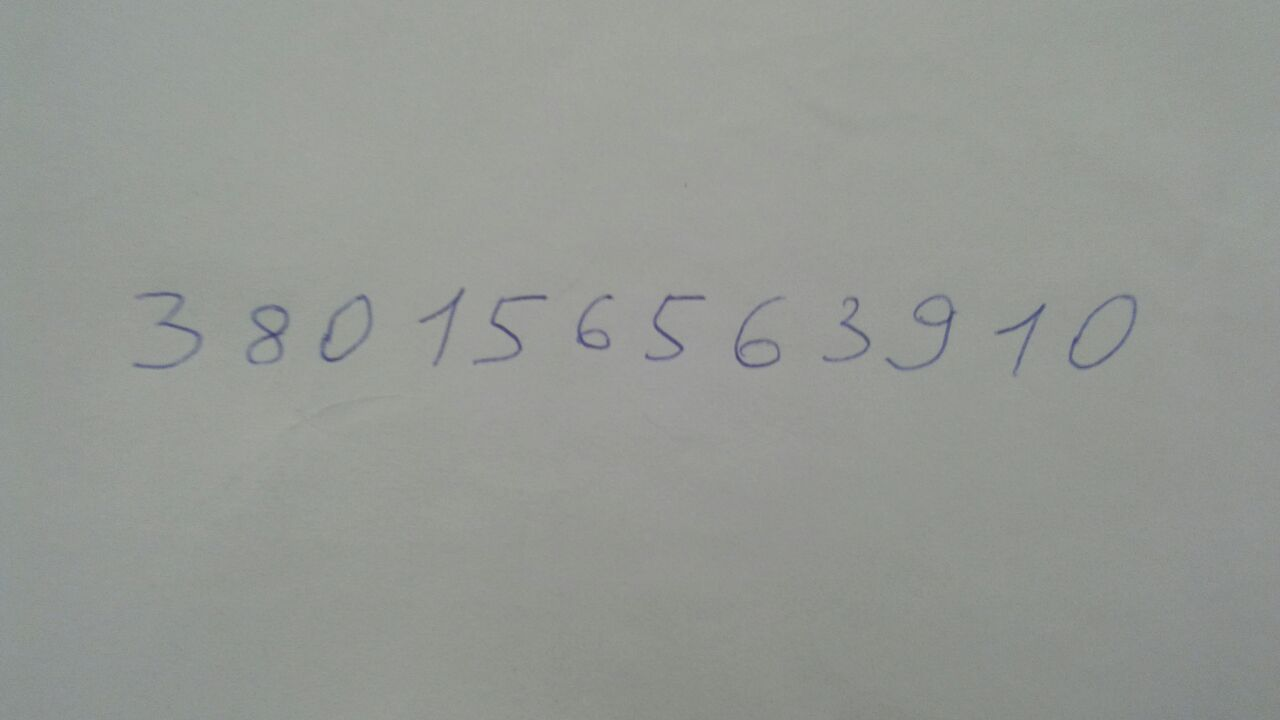
#> input picture Lab_8/image.jpg, 1280 x 720 px
$ python -i test.py   (imports and definitions only)   (older library calls are emulated)
#> lines starting #> are read from the running program, lines starting #| are printed output that depends on the picture; after the words box and inside, x2 and y2 are one past the last pixel; in counts of white or black regions, pixels touching at a corner belong together
#coding:utf-8
#importing required modules
import numpy as np,cv2,imutils
from sklearn.externals import joblib

def Recognize(path):
    #reading image
#> called with path = 'image.jpg'
    img = cv2.imread(path)
#> img is the input picture: shape (720, 1280, 3); mean B, G, R 147.4, 152.3, 149
    #resizing image
    img = imutils.resize(img,width=300)
#> img: shape (168, 300, 3)
    #showing original image
    #cv2.imshow("Original",img)
    #converting image to grayscale
    gray = cv2.cvtColor(img,cv2.COLOR_BGR2GRAY)
    #showing grayscale image
    #cv2.imshow("Gray Image",gray)

    #creating a kernel
    kernel = np.ones((40,40),np.uint8)

    #applying blackhat thresholding
    blackhat = cv2.morphologyEx(gray,cv2.MORPH_BLACKHAT,kernel)
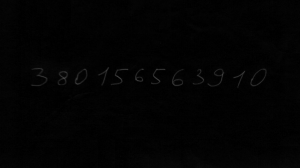
#> blackhat: shape (168, 300); min 0, max 67, mean 2.6


    #applying OTSU's thresholding
    ret,thresh = cv2.threshold(blackhat,0,255,cv2.THRESH_BINARY+cv2.THRESH_OTSU)
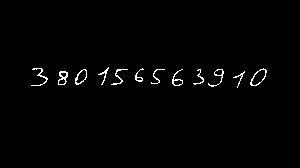
#> thresh: shape (168, 300); 1.2% white in thin lines or dots, all inside (x1, y1, x2, y2) = (31, 67, 267, 88)
#> ret = 16

    #performing erosion and dilation
    opening = cv2.morphologyEx(thresh, cv2.MORPH_OPEN, kernel)
#> opening: shape (168, 300); every value is 0

    #finding countours in image
    ret,cnts,hie = cv2.findContours(thresh.copy(),cv2.RETR_EXTERNAL,cv2.CHAIN_APPROX_SIMPLE)
#> cnts = 12 contours, 4 with area under 20; largest, box (x1, y1, x2, y2) and area: (250, 68, 267, 86) 158, (75, 69, 87, 85) 110, (58, 71, 68, 85) 86, (172, 69, 183, 86) 58, (208, 69, 224, 87) 53, (135, 68, 144, 82) 29, (31, 68, 48, 86) 22, (111, 69, 128, 85) 20; hie = [[1, -1, -1, -1], [2, 0, -1, -1], [3, 1, -1, -1], [4, 2, -1, -1], [5, 3, -1, -1], [6, 4, -1, -1], [7, 5, -1, -1], [8, 6, -1, -1], [9, 7, -1, -1], [10, 8, -1, -1], [11, 9, -1, -1], [-1, 10, -1, -1]]

    rects = [cv2.boundingRect(ctr) for ctr in cnts]
#> rects = [(233, 71, 12, 17), (58, 71, 10, 14), (208, 69, 16, 18), (193, 69, 11, 16), (172, 69, 11, 17), (151, 69, 14, 15), (111, 69, 17, 16), (75, 69, 12, 16), (250, 68, 17, 18), (135, 68, 9, 14), (31, 68, 17, 18), (98, 67, 11, 18)]
    rectsO = rects.copy()
#> rectsO has the same summary as rects
    rects.sort(key=lambda tup: tup[0])

    revarr = []
    for i in rects:
        for j, k in enumerate(rectsO):
            if i == k: revarr.append(j)
#> this loop made 12 passes
#> after the loop, revarr = [10, 1, 7, 11, 6, 9, 5, 4, 3, 2, 0, 8]

    #loading our ANN model
#> (the run stopped early here; a loop or call above may not have finished)
